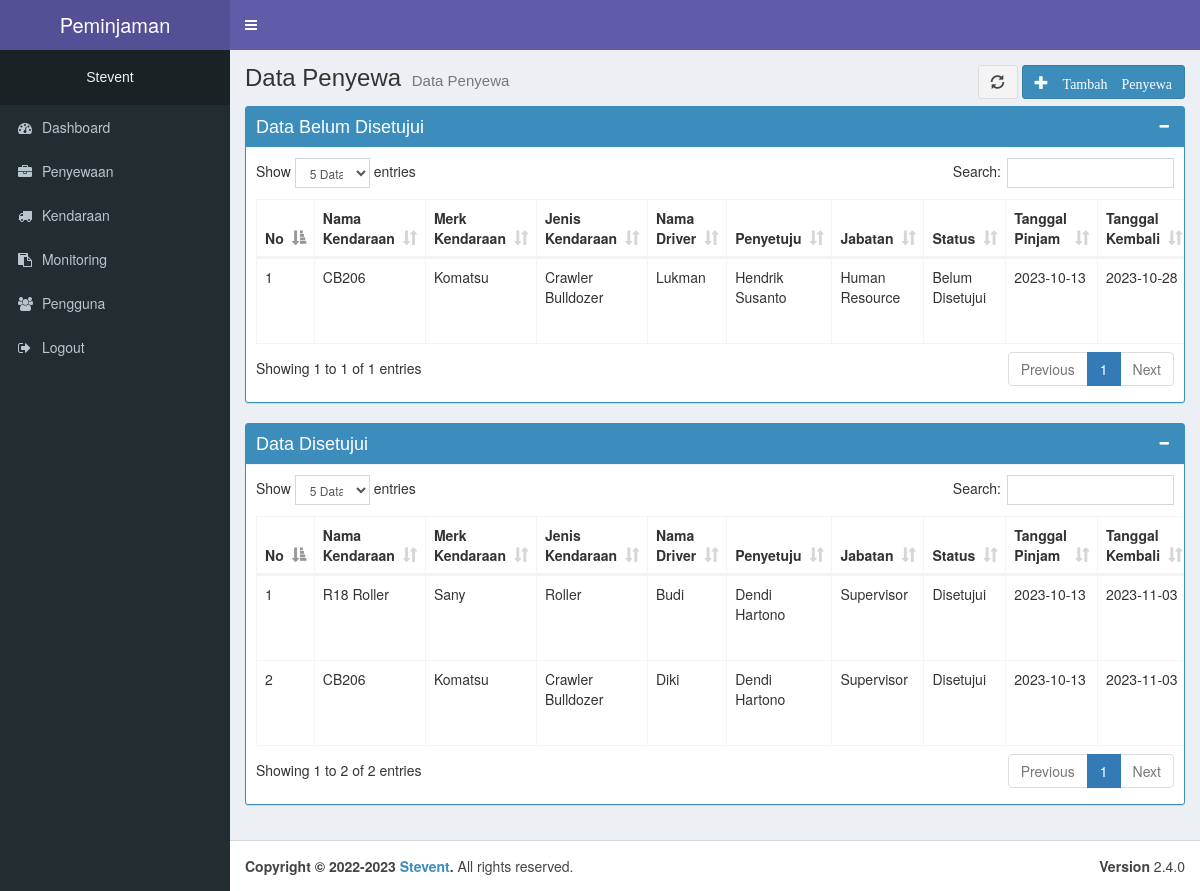
/penyewaan/index.php (signed in), run on the app's committed database.
### tables this page shows
CREATE TABLE `tb_penyewa` (
  `id_sewa` int(11) NOT NULL,
  `nama_kendaraan` varchar(50) NOT NULL,
  `merk_kendaraan` varchar(50) NOT NULL,
  `jenis_kendaraan` varchar(50) NOT NULL,
  `driver` varchar(50) NOT NULL,
  `penyetuju` varchar(50) NOT NULL,
  `jabatan` varchar(50) NOT NULL,
  `persetujuan` varchar(50) NOT NULL,
  `tanggal_sewa` date NOT NULL,
  `tanggal_kembali` date NOT NULL,
  `keterangan` text NOT NULL
);

### penyewaan/index.php (the view, shortened to what this page needs)
<?php include_once('../_header.php'); ?>
<div class="content-wrapper">
    <section class="content-header">
        <div class="pull-right">
            <button type="button" class="btn btn-default" onclick="window.location.reload();" name="button"> <span class="glyphicon glyphicon-refresh"></span> </button>
            <a href="add.php" class="btn btn-primary"><i class="glyphicon glyphicon-plus"> Tambah Penyewa</i></a>
        </div>
        <h1>
            Data Penyewa
            <small>Data Penyewa</small>
        </h1>
    </section>
    <section class="content">
        <div class="row">
            <div class="col-md-12">
                <div class="box box-primary box-solid">
                    <div class="box-header with-border">
                        <h3 class="box-title">Data Belum Disetujui</h3>
                        <div class="box-tools pull-right">
                            <button type="button" class="btn btn-box-tool" data-widget="collapse"><i class="fa fa-minus"></i>
                            </button>
                        </div>
                    </div>
                    <div class="box-body table-responsive">
                        <table id="example1" class="table table-bordered">
                            <thead>
                                <tr>
                                    <th>No</th>
                                    <th>Nama Kendaraan</th>
                                    <th>Merk Kendaraan</th>
                                    <th>Jenis Kendaraan</th>
                                    <th>Nama Driver</th>
                                    <th>Penyetuju</th>
                                    <th>Jabatan</th>
                                    <th>Status</th>
                                    <th>Tanggal Pinjam</th>
                                    <th>Tanggal Kembali</th>
                                </tr>
                            </thead>
                            <tbody>
                                <?php
                                $no = 1;
                                $sql_a = mysqli_query($con, "SELECT * FROM tb_penyewa where persetujuan = 'Belum Disetujui'") or die(mysqli_error($con));
                                if (mysqli_num_rows($sql_a) > 0) {
                                    while ($data = mysqli_fetch_array($sql_a)) { ?>
                                        <tr>
                                            <td><?= $no++ ?></td>
                                            <td><?= $data['nama_kendaraan'] ?></td>
                                            <td><?= $data['merk_kendaraan'] ?></td>
                                            <td><?= $data['jenis_kendaraan'] ?></td>
                                            <td><?= $data['driver'] ?></td>
                                            <td><?= $data['penyetuju'] ?></td>
                                            <td><?= $data['jabatan'] ?></td>
                                            <td><?= $data['persetujuan'] ?></td>
                                            <td><?= $data['tanggal_sewa'] ?></td>
                                            <td><?= $data['tanggal_kembali'] ?></td>
                                        </tr>
                                <?php
                                    }
                                } else {
                                    echo "<tr> <td colspan=\"4\" align=\"center\">Data Tidak Ditemukan</td></tr>";
                                }
                                ?>
                            </tbody>
                        </table>
                    </div>
                </div>
            </div>
            <div class="col-md-12">
                <div class="box box-primary box-solid">
                    <div class="box-header with-border">
                        <h3 class="box-title">Data Disetujui</h3>
                        <div class="box-tools pull-right">
                            <button type="button" class="btn btn-box-tool" data-widget="collapse"><i class="fa fa-minus"></i>
                            </button>
                        </div>
                    </div>
                    <div class="box-body table-responsive">
                        <table id="example2" class="table table-bordered">
                            <thead>
                                <tr>
                                    <th>No</th>
                                    <th>Nama Kendaraan</th>
                                    <th>Merk Kendaraan</th>
                                    <th>Jenis Kendaraan</th>
                                    <th>Nama Driver</th>
                                    <th>Penyetuju</th>
                                    <th>Jabatan</th>
                                    <th>Status</th>
                                    <th>Tanggal Pinjam</th>
                                    <th>Tanggal Kembali</th>
                                </tr>
                            </thead>
                            <tbody>
                                <?php
                                $no = 1;
                                $sql_a = mysqli_query($con, "SELECT * FROM tb_penyewa where persetujuan = 'Disetujui'") or die(mysqli_error($con));
                                if (mysqli_num_rows($sql_a) > 0) {
                                    while ($data = mysqli_fetch_array($sql_a)) { ?>
                                        <tr>
                                            <td><?= $no++ ?></td>
                                            <td><?= $data['nama_kendaraan'] ?></td>
                                            <td><?= $data['merk_kendaraan'] ?></td>
                                            <td><?= $data['jenis_kendaraan'] ?></td>
                                            <td><?= $data['driver'] ?></td>
                                            <td><?= $data['penyetuju'] ?></td>
                                            <td><?= $data['jabatan'] ?></td>
                                            <td><?= $data['persetujuan'] ?></td>
                                            <td><?= $data['tanggal_sewa'] ?></td>
                                            <td><?= $data['tanggal_kembali'] ?></td>
                                        </tr>
                                <?php
                                    }
                                } else {
                                    echo "<tr> <td colspan=\"4\" align=\"center\">Data Tidak Ditemukan</td></tr>";
                                }
                                ?>
                            </tbody>
                        </table>
                    </div>
                </div>
            </div>
        </div>
    </section>
</div>
<?php include_once('../_footer.php'); ?>

### data on the page
tb_penyewa: nama_kendaraan "CB206", merk_kendaraan "Komatsu", jenis_kendaraan "Crawler Bulldozer", driver "Lukman", penyetuju "Hendrik Susanto", jabatan "Human Resource", persetujuan "Belum Disetujui", tanggal_sewa "2023-10-13", tanggal_kembali "2023-10-28"
tb_penyewa: nama_kendaraan "R18 Roller", merk_kendaraan "Sany", jenis_kendaraan "Roller", driver "Budi", penyetuju "Dendi Hartono", jabatan "Supervisor", persetujuan "Disetujui", tanggal_sewa "2023-10-13", tanggal_kembali "2023-11-03"
tb_penyewa: nama_kendaraan "CB206", merk_kendaraan "Komatsu", jenis_kendaraan "Crawler Bulldozer", driver "Diki", penyetuju "Dendi Hartono", jabatan "Supervisor", persetujuan "Disetujui", tanggal_sewa "2023-10-13", tanggal_kembali "2023-11-03"

### other printed values
$data_nama "Stevent"
